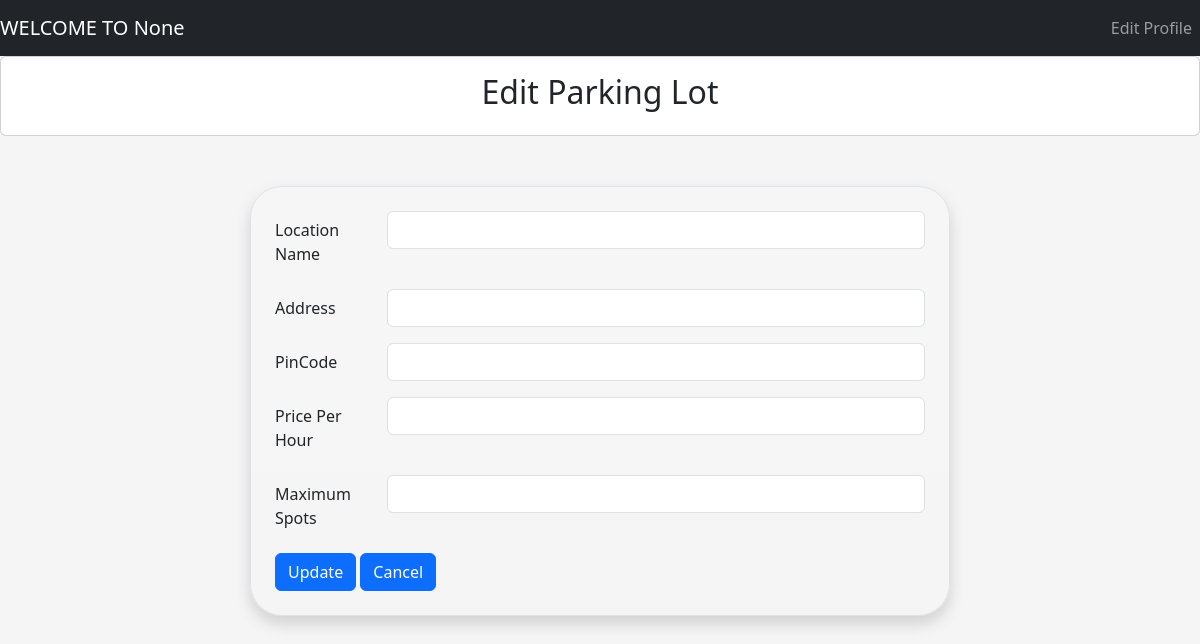
The page /admin/edit?lot_id=8 on the database as committed earlier.
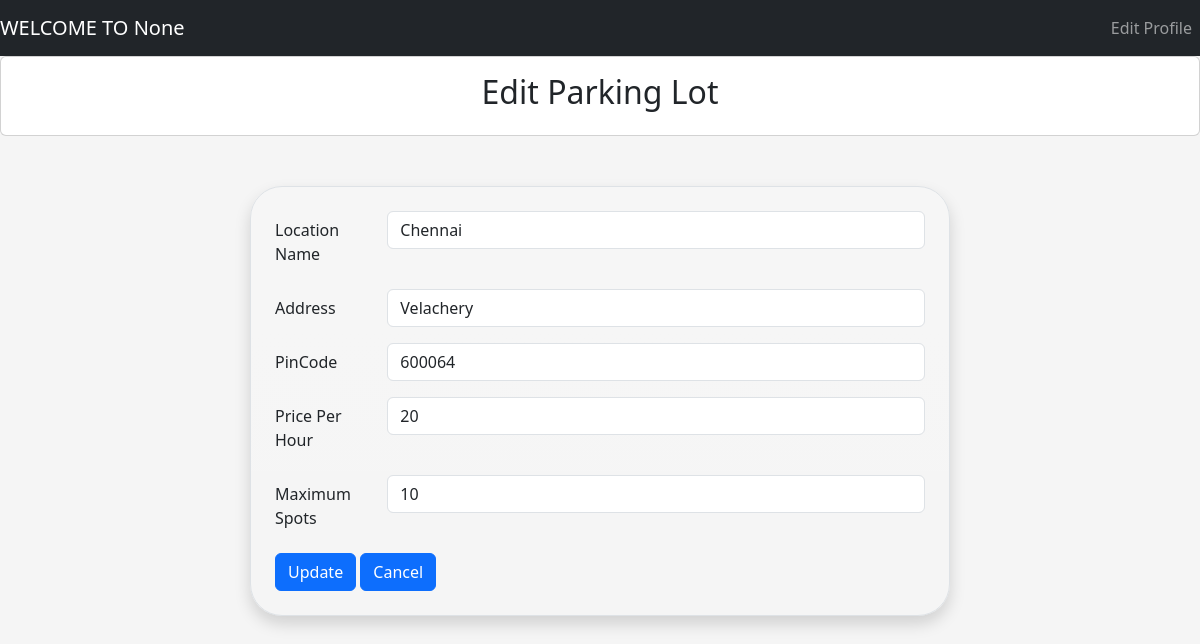
The same page on the database as committed later.
### tables this page shows
CREATE TABLE PARKINGLOT (
            id INTEGER PRIMARY KEY AUTOINCREMENT,
            prime_location_name TEXT NOT NULL,
            address TEXT NOT NULL,
            pincode TEXT NOT NULL,
            price INTEGER NOT NULL,
            maximum_number_of_spots INTEGER NOT NULL
        );

### controllers/admin_controller.py (the view, shortened to what this page needs)
@admin.route('/admin/edit', methods=['GET', 'POST'])
def editSpot():
    lot_id = request.args.get('lot_id', type=int)
    print("Lot id : ", lot_id)
    parkinglotdata = fetch_parking_lot(lot_id)
    return render_template("admin/editParkinglot.html", parking_lot_data = parkinglotdata, lot_id = lot_id)

### models/parking_lot.py (called while the page is built)
def fetch_parking_lot(lot_id):
    connection = sqlite3.connect(DATABASE_PARKING)
    cur = connection.cursor()
    cur.execute(
        '''
            Select * from PARKINGLOT where id = (?)
        ''',(lot_id,)
    )
    parkinglotData = cur.fetchone()
    connection.commit()
    connection.close()
    return parkinglotData

### templates/admin/editParkinglot.html (shortened to what this page needs)
{% extends "navbar.html" %}
{% block content %}
    <div style="align-items: center;" class="card">
        <div class="card-body">
            <h2>Edit Parking Lot</h2>
        </div>
    </div>
    <div style="padding: 50px;" class="d-flex justify-content-center align-items-center min-vh-50">
        <form id="lotForm" class="border p-4 bg-gradient rounded-5 shadow" style="width: 100%; max-width: 700px;">
            <div class="row mb-3">
                <label for="locationName" class="col-sm-2 col-form-label">Location Name</label>
                <div class="col-sm-10">
                    <input type="text" class="form-control" id="locationName" value="{{ parking_lot_data[1] }}" required>
                </div>
            </div>
            <div class="row mb-3">
                <label for="address" class="col-sm-2 col-form-label">Address</label>
                <div class="col-sm-10">
                    <input type="text" class="form-control" id="address" value = "{{parking_lot_data[2]}}"required>
                </div>
            </div>
            <div class="row mb-3">
                <label for="pincode" class="col-sm-2 col-form-label">PinCode</label>
                <div class="col-sm-10">
                    <input type="number" class="form-control" id="pincode" value="{{parking_lot_data[3]}}" required>
                </div>
            </div>
            <div class="row mb-3">
                <label for="pricePerHour" class="col-sm-2 col-form-label">Price Per Hour</label>
                <div class="col-sm-10">
                    <input type="number" class="form-control" id="pricePerHour" value="{{parking_lot_data[4]}}" required>
                </div>
            </div>
            <div class="row mb-3">
                <label for="maxSpots" class="col-sm-2 col-form-label">Maximum Spots</label>
                <div class="col-sm-10">
                    <input type="number" class="form-control" id="maxSpots" value="{{parking_lot_data[5]}}" required>
                </div>
            </div>
      <span>
        <button id="update" type="submit" class="btn btn-primary" >Update</button>
        <button id="cancel" type="button" class="btn btn-primary" onclick="window.location.href='/admin/dashboard'">Cancel</button>
      </span>
    </form>
  </div>
{% endblock %}

### templates/navbar.html (shortened to what this page needs)
<!DOCTYPE html>
<html lang="en">
  <head>
    <link href="https://cdn.jsdelivr.net/npm/bootstrap@5.3.0/dist/css/bootstrap.min.css" rel="stylesheet">
    <link rel="stylesheet" href="{{ url_for('static', filename='css/style.css') }}">
</head>
<body>
  <nav class="navbar navbar-expand-lg navbar-dark bg-dark">
  <a class="navbar-brand" href="#">
    WELCOME TO
    {{ session.get('name') }}</a>
  <div
  style= "justify-content: right;"
  class="collapse navbar-collapse" id="navbarSupportedContent">
    <ul class="navbar-nav mr-auto">
      <li class="nav-item active">
        <a class="nav-link" href="#">Edit Profile</a>
      </li>
    </ul>
  </div>
</nav>
  {% block content %} {% endblock %}
</body>
</html>

### static/css/style.css (style rules this page uses)
body { background-color: #f5f5f5; }

Rows that differ between the two databases and show on the page:
added PARKINGLOT: prime_location_name "Chennai", address "Velachery", pincode "600064", price "20", maximum_number_of_spots "10"
